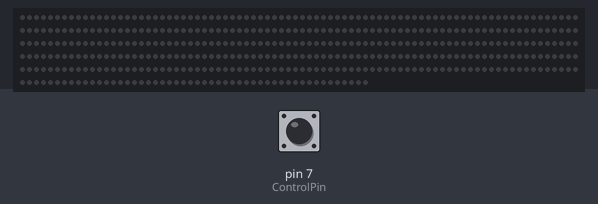
Bench run of a sketch on a simulated Arduino Uno, built for the host (arithmetic inside an expression is 32-bit, double 64-bit). Parts: 450 RGB LEDs in strip order, left to right, continuing on the next row. The test bench sets the inputs (shaded band); at power-on: pin 7 (ControlPin) HIGH. Random numbers use the default seed unless the sketch sets one.

Above: at 2.2 s.
2.3 s: pin 7 (ControlPin) driven LOW
At 2.78 s:
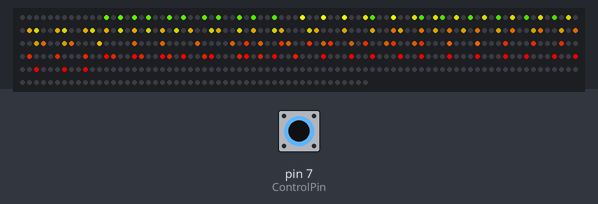
4.7 s: pin 7 (ControlPin) driven HIGH
At 5.1 s:
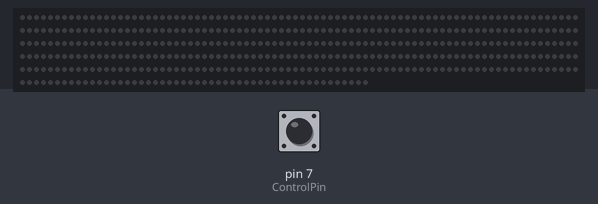
6.2 s: pin 7 (ControlPin) driven LOW
At 6.68 s:
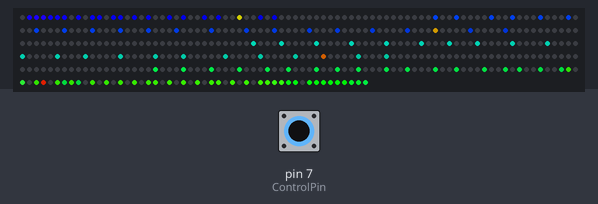
8.6 s: pin 7 (ControlPin) pulsed HIGH 5 times (0.12 s each, 0.3 s apart)
At 10.6 s:
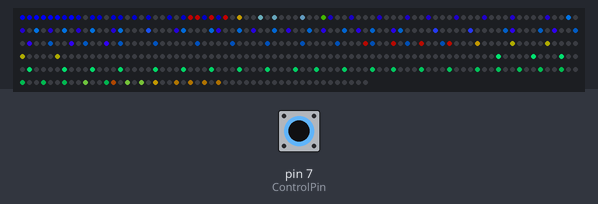
12.2 s: pin 7 (ControlPin) pulsed HIGH 2 times (0.12 s each, 0.3 s apart)
At 13.1 s:
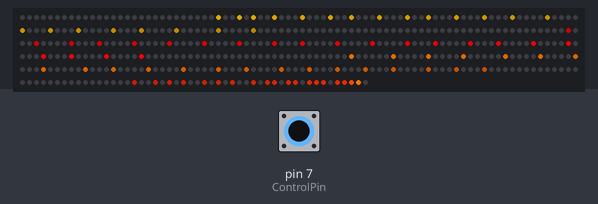
Timing chart, 0 to 15.2 s (numbered marks = the images above; inputs shaded):
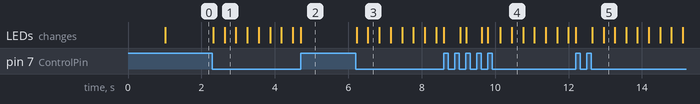

The sketch:

juggle.ino
```cpp
/* Juggle

  By: Originally by Mark Kriegsman

  Modified By: Andrew Tuline

  Date: February 2015

  Juggle just moves some balls back and forth. A single ball could be a Cylon effect. I've added several variables to this simple routine.

*/

#include "FastLED.h"

#if FASTLED_VERSION < 3001000
#error "Requires FastLED 3.1 or later; check github for latest code."
#endif

// Fixed definitions cannot change on the fly.
#define LED_DT 11                                             // Data pin to connect to the strip.
#define LED_TYPE WS2811
#define COLOR_ORDER GRB
#define NUM_LEDS    450

// Initialize changeable global variables.
uint8_t max_bright = 255;                                     // Overall brightness definition. It can be changed on the fly.

struct CRGB leds[NUM_LEDS];                                   // Initialize our LED array.

// Routine specific variables
uint8_t    numdots =   6;                                     // Number of dots in use.
uint8_t   faderate =   4;                                     // How long should the trails be. Very low value = longer trails.
uint8_t     hueinc =  16;                                     // Incremental change in hue between each dot.
uint8_t    thishue =   0;                                     // Starting hue.
uint8_t     curhue =   0;                                     // The current hue
uint8_t    thissat = 255;                                     // Saturation of the colour.
uint8_t thisbright = 255;                                     // How bright should the LED/display be.
uint8_t   basebeat =   5;                                     // Higher = faster movement.

// Adding a control pin to allow the lights to be toggled on and off
// through setting a GPIO pin on the LinkIt 7688 Duo
#define ControlPin 7 // On the 7688 Duo, Digital 7 = GPIO 0
int ControlPinVal = 0; // Set the default value to 0

void setup() {
  delay(1000);                                                // Power-up safety delay or something like that.
  LEDS.addLeds<LED_TYPE, LED_DT, COLOR_ORDER>(leds, NUM_LEDS);    // Use this for WS2812B
  FastLED.setBrightness(max_bright);
} // setup()

void loop() {

  ControlPinVal = digitalRead(ControlPin);

  if (ControlPinVal == 0) {
    ChangeMe();
    juggle();
  }

  else {
    AllOff();
  }

  FastLED.show();

} // loop()

void AllOff()
{
  fill_solid(leds, NUM_LEDS, CRGB::Black);
}

void juggle() {                                               // Several colored dots, weaving in and out of sync with each other
  curhue = thishue;                                           // Reset the hue values.
  fadeToBlackBy(leds, NUM_LEDS, faderate);
  for ( int i = 0; i < numdots; i++) {
    leds[beatsin16(basebeat + i + numdots, 0, NUM_LEDS)] += CHSV(curhue, thissat, thisbright); //beat16 is a FastLED 3.1 function
    curhue += hueinc;
  }
} // juggle()


void ChangeMe() {                                             // A time (rather than loop) based demo sequencer. This gives us full control over the length of each sequence.
  uint8_t secondHand = (millis() / 1000) % 60;                // IMPORTANT!!! Change '30' to a different value to change duration of the loop.
  static uint8_t lastSecond = 99;                             // Static variable, means it's only defined once. This is our 'debounce' variable.
  if (lastSecond != secondHand) {                             // Debounce to make sure we're not repeating an assignment.
    lastSecond = secondHand;
    switch (secondHand) {
      case  0: numdots = 1; basebeat = 20; hueinc = 16; faderate = 2; thishue = 0; break;                  // You can change values here, one at a time , or altogether.
      case 10: numdots = 4; basebeat = 10; hueinc = 16; faderate = 8; thishue = 128; break;
      case 20: numdots = 8; basebeat =  3; hueinc =  0; faderate = 8; thishue = random8(); break;         // Only gets called once, and not continuously for the next several seconds. Therefore, no rainbows.
      case 30: break;
    }
  }
} // ChangeMe()
```

Measured:
- after the input at 2.3 s, the LEDs: first change at once (image 1 shows a later state)
- after the input at 6.2 s, the LEDs: first change at once (image 3 shows a later state)
